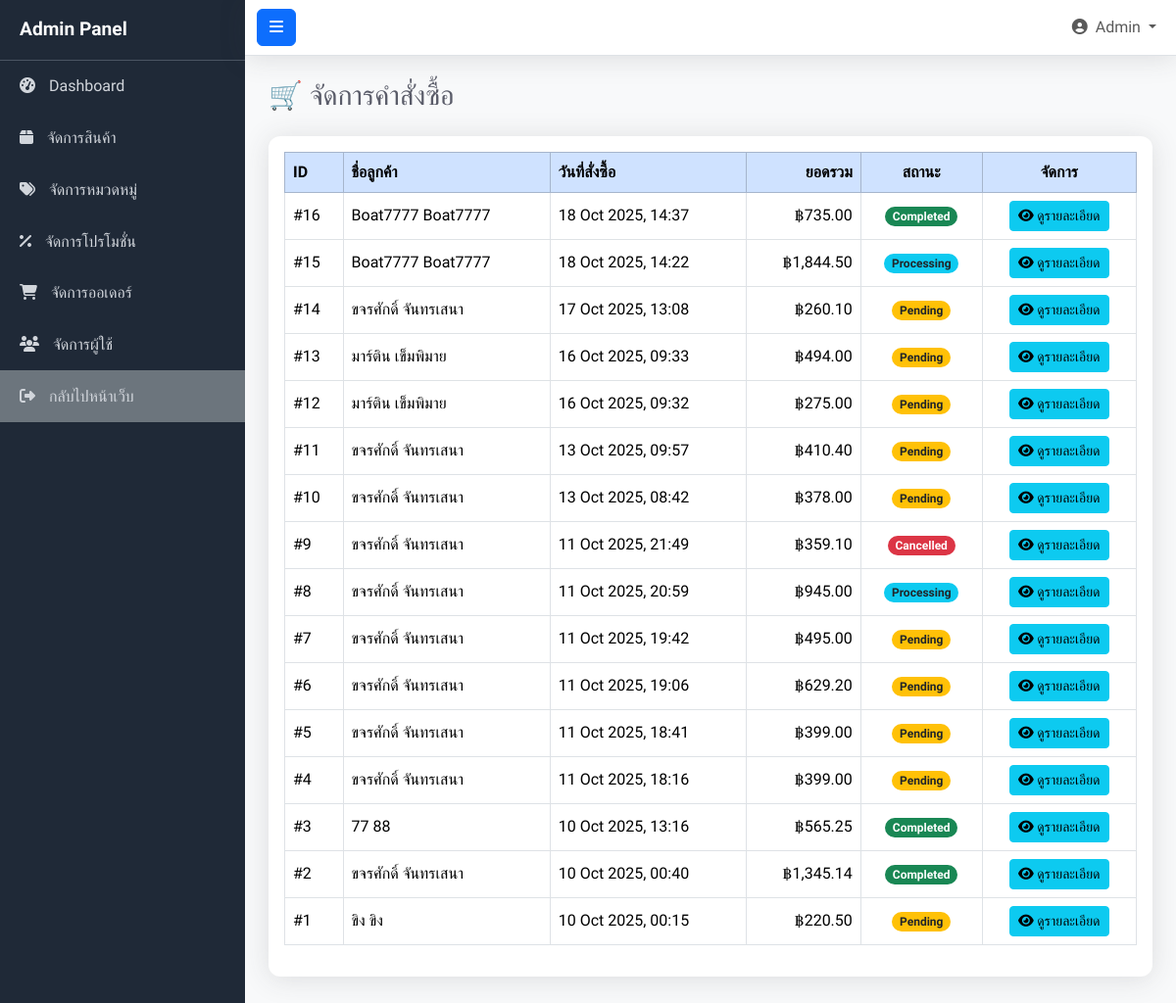
The page /admin/orders.php on the database its author committed.
### tables this page shows
CREATE TABLE `orders` (
  `id` int(10) UNSIGNED NOT NULL,
  `user_id` int(11) DEFAULT NULL,
  `fullname` varchar(255) NOT NULL,
  `email` varchar(255) NOT NULL,
  `phone` varchar(50) NOT NULL,
  `address` text NOT NULL,
  `payment` enum('cod','bank','credit') NOT NULL,
  `total` decimal(10,2) NOT NULL,
  `status` enum('pending','processing','shipped','completed','cancelled') NOT NULL DEFAULT 'pending',
  `created_at` datetime NOT NULL DEFAULT current_timestamp()
);

CREATE TABLE `user` (
  `user_id` int(11) NOT NULL,
  `firstname` varchar(100) NOT NULL,
  `lastname` varchar(100) NOT NULL,
  `email` varchar(150) NOT NULL,
  `password` varchar(255) NOT NULL,
  `address` text DEFAULT NULL,
  `phone` varchar(20) DEFAULT NULL,
  `birthday` date DEFAULT NULL,
  `role` enum('admin','user') DEFAULT 'user'
);

### admin/orders.php (the view, shortened to what this page needs)
<?php
include '../config/connectdb.php';
include 'header.php';
$sql = "SELECT o.*, u.firstname, u.lastname
        FROM `orders` o
        LEFT JOIN `user` u ON o.user_id = u.user_id
        ORDER BY o.created_at DESC";
$result = $conn->query($sql);
?>
<div class="d-flex justify-content-between align-items-center mb-4">
    <h1 class="h3 mb-0 text-gray-800">🛒 จัดการคำสั่งซื้อ</h1>
</div>
<div class="card shadow-sm mb-4">
    <div class="card-body">
        <table id="ordersTable" class="table table-bordered table-hover align-middle" style="width:100%">
            <thead class="table-primary">
                <tr>
                    <th>ID</th>
                    <th>ชื่อลูกค้า</th>
                    <th>วันที่สั่งซื้อ</th>
                    <th class="text-end">ยอดรวม</th>
                    <th class="text-center">สถานะ</th>
                    <th class="text-center">จัดการ</th>
                </tr>
            </thead>
            <tbody>
                <?php while ($row = $result->fetch_assoc()): ?>
                <tr>
                    <td>#<?= $row['id'] ?></td>
                    <td><?= htmlspecialchars((!empty($row['firstname'])) ? $row['firstname'].' '.$row['lastname'] : $row['fullname']) ?></td>
                    <td><?= date('d M Y, H:i', strtotime($row['created_at'])) ?></td>
                    <td class="text-end">฿<?= number_format($row['total'], 2) ?></td>
                    <td class="text-center">
                        <?php
                            $status = $row['status'] ?? 'pending';
                            $badge_class = 'bg-secondary';
                            if ($status == 'completed') $badge_class = 'bg-success';
                            if ($status == 'pending') $badge_class = 'bg-warning text-dark';
                            if ($status == 'processing') $badge_class = 'bg-info text-dark';
                            if ($status == 'cancelled') $badge_class = 'bg-danger';
                        ?>
                        <span class="badge rounded-pill <?= $badge_class ?>"><?= ucfirst($status) ?></span>
                    </td>
                    <td class="text-center">
                        <a href="order_details.php?id=<?= $row['id'] ?>" class="btn btn-info btn-sm"><i class="fas fa-eye"></i> ดูรายละเอียด</a>
                    </td>
                </tr>
                <?php endwhile; ?>
            </tbody>
        </table>
    </div>
</div>
<?php include 'footer.php'; ?>

### admin/css/admin_style.css (style rules this page uses)
body { font-family: 'Prompt', sans-serif; overflow-x: hidden; background-color: #f8f9fa; }
.card { border: none; border-radius: 0.75rem; box-shadow: 0 0.15rem 1.75rem 0 rgba(58, 59, 69, .15) !important; }
.table thead { background-color: #4e73df; color: white; }
.table th { font-weight: 600; }
.text-gray-800 { color: #5a5c69 !important; }

### rows shown on the page
orders: id "16", user.lastname "Boat7777 Boat7777", created_at "18 Oct 2025, 14:37", total "735.00", status "Completed"
orders: id "15", user.lastname "Boat7777 Boat7777", created_at "18 Oct 2025, 14:22", total "1,844.50", status "Processing"
orders: id "14", user.lastname "ขจรศักดิ์ จันทรเสนา", created_at "17 Oct 2025, 13:08", total "260.10", status "Pending"
orders: id "13", user.lastname "มาร์ติน เข็มพิมาย", created_at "16 Oct 2025, 09:33", total "494.00", status "Pending"
orders: id "12", user.lastname "มาร์ติน เข็มพิมาย", created_at "16 Oct 2025, 09:32", total "275.00", status "Pending"
orders: id "11", user.lastname "ขจรศักดิ์ จันทรเสนา", created_at "13 Oct 2025, 09:57", total "410.40", status "Pending"
orders: id "10", user.lastname "ขจรศักดิ์ จันทรเสนา", created_at "13 Oct 2025, 08:42", total "378.00", status "Pending"
orders: id "9", user.lastname "ขจรศักดิ์ จันทรเสนา", created_at "11 Oct 2025, 21:49", total "359.10", status "Cancelled"
orders: id "8", user.lastname "ขจรศักดิ์ จันทรเสนา", created_at "11 Oct 2025, 20:59", total "945.00", status "Processing"
orders: id "7", user.lastname "ขจรศักดิ์ จันทรเสนา", created_at "11 Oct 2025, 19:42", total "495.00", status "Pending"
orders: id "6", user.lastname "ขจรศักดิ์ จันทรเสนา", created_at "11 Oct 2025, 19:06", total "629.20", status "Pending"
orders: id "5", user.lastname "ขจรศักดิ์ จันทรเสนา", created_at "11 Oct 2025, 18:41", total "399.00", status "Pending"
orders: id "4", user.lastname "ขจรศักดิ์ จันทรเสนา", created_at "11 Oct 2025, 18:16", total "399.00", status "Pending"
orders: id "3", user.lastname "77 88", created_at "10 Oct 2025, 13:16", total "565.25", status "Completed"
orders: id "2", user.lastname "ขจรศักดิ์ จันทรเสนา", created_at "10 Oct 2025, 00:40", total "1,345.14", status "Completed"
orders: id "1", user.lastname "ขิง ขิง", created_at "10 Oct 2025, 00:15", total "220.50", status "Pending"
